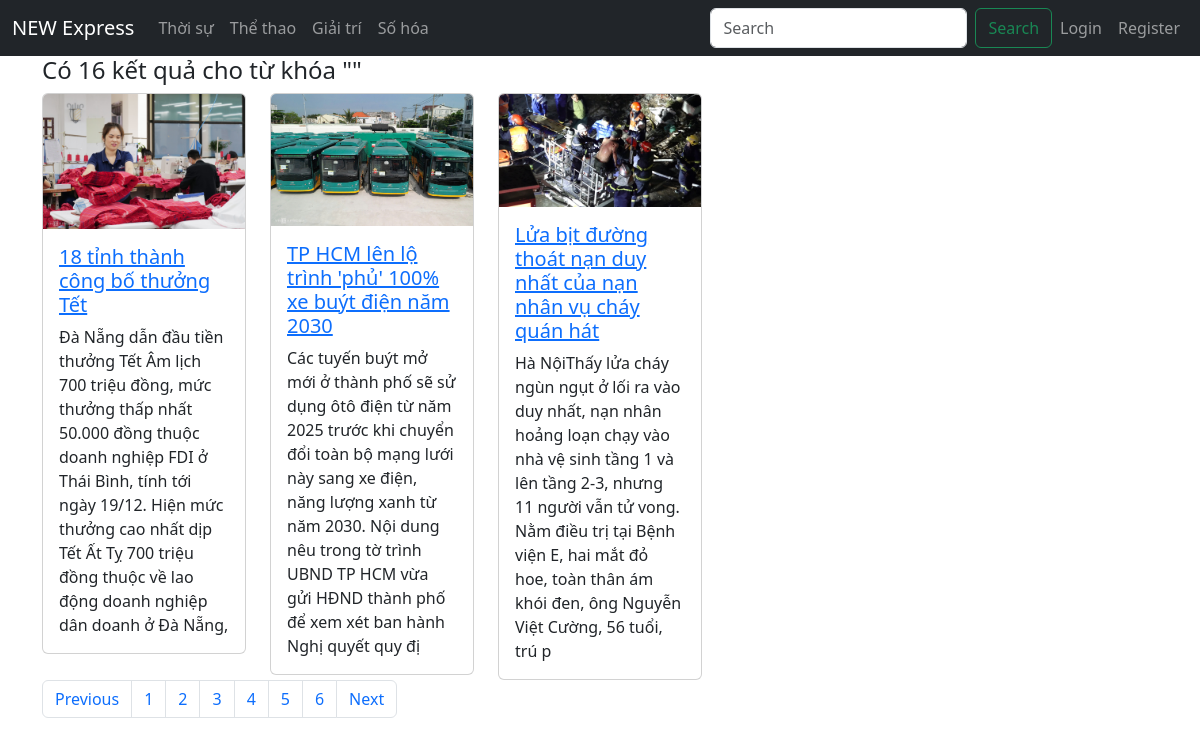
Screenshot of /search.php with the database file from the repository.
### tables this page shows
CREATE TABLE IF NOT EXISTS `categories` (
  `id` int NOT NULL AUTO_INCREMENT,
  `name` varchar(255) NOT NULL,
  PRIMARY KEY (`id`)
);

CREATE TABLE IF NOT EXISTS `products` (
  `id` int NOT NULL AUTO_INCREMENT,
  `name` varchar(255) NOT NULL,
  `preview` varchar(255) NOT NULL,
  `description` text NOT NULL,
  `description2` text NOT NULL,
  `image` varchar(255) NOT NULL,
  `status` tinyint NOT NULL DEFAULT '1',
  `likes` int NOT NULL,
  PRIMARY KEY (`id`)
);

### app/models/Category.php (called while the page is built)
<?php
class Category extends Database
{
    public function all()
    {
        $sql = parent::$connection->prepare('SELECT * from `categories`');
        return parent::select($sql);
    }
}

### app/models/Database.php (called while the page is built, shortened)
<?php
class Database
{
    public function select($sql)
    {
        $sql->execute();
        return $sql->get_result()->fetch_all(MYSQLI_ASSOC);
    }
}

### app/models/Product.php (called while the page is built, shortened)
<?php
class Product extends Database
{
    public function findByKeyWord($keyword, $page, $perPage)
    {
        $start = ($page - 1) * $perPage;
        $sql = parent::$connection->prepare("SELECT * FROM `products` WHERE `name` LIKE ? LIMIT ?,?");
        $keyword = "%{$keyword}%";
        $sql->bind_param('sii', $keyword, $start, $perPage);
        return parent::select($sql);
    }
    public function countByKeyWord($keyword)
    {
        $sql = parent::$connection->prepare("SELECT COUNT(`id`) AS 'total' FROM `products` WHERE `name` LIKE ?");
        $keyword = "%{$keyword}%";
        $sql->bind_param('s', $keyword);
        return parent::select($sql)[0]['total'];
    }
}

### search.php (the view, shortened to what this page needs)
<?php
require_once 'config/database.php';
$q = '';
$perPage = 3;
$page = 1;
$productModel = new Product();
$products = $productModel->findByKeyWord($q, $page, $perPage);
$categoryModel = new Category();
$categories = $categoryModel->all();
$total = $productModel->countByKeyWord($q);
$pages = ceil($total / $perPage);
?>
<!DOCTYPE html>
<html lang="en">
<head>
    <link href="https://cdn.jsdelivr.net/npm/bootstrap@5.3.3/dist/css/bootstrap.min.css" rel="stylesheet">
</head>
<body>
    <nav class="navbar navbar-expand-sm navbar-dark bg-dark sticky-top">
        <div class="container-fluid">
            <a class="navbar-brand" href="index.php">NEW Express</a>
            <div class="collapse navbar-collapse" id="navbarSupportedContent">
                <ul class="navbar-nav me-auto mb-2 mb-lg-0">
                    <?php
                    foreach ($categories as $category) :
                    ?>
                        <li class="nav-item">
                            <a class="nav-link" href="category.php?id=<?php echo $category['id'] ?>"><?php echo $category['name'] ?></a>
                        </li>
                    <?php
                    endforeach;
                    ?>
                </ul>
                <ul class="navbar-nav ms-auto mb-2 mb-lg-0">
                    <form class="d-flex" role="search" action="search.php" method="get">
                        <input class="form-control me-2" type="search" placeholder="Search" aria-label="Search" name="q">
                        <button class="btn btn-outline-success" type="submit">Search</button>
                    </form>
                    <?php
                    if (isset($_SESSION['isLoggedIn']) && $_SESSION['isLoggedIn'] === true) :
                    ?>
                        <li class="nav-item">
                            Hello, <?php echo $_SESSION['username'] ?>
                        </li>
                        <li class="nav-item">
                            <a class="nav-link" href="logout.php">Logout</a>
                        </li>
                    <?php
                    else :
                    ?>
                        <li class="nav-item">
                            <a class="nav-link" href="login.php">Login</a>
                        </li>
                        <li class="nav-item">
                            <a class="nav-link" href="register.php">Register</a>
                        </li>
                    <?php
                    endif;
                    ?>
                </ul>
            </div>
        </div>
    </nav>
    <div class="container">
        <h4>Có <?php echo $total ?> kết quả cho từ khóa "<?php echo $q ?>"</h4>
        <div class="row row-cols-1 row-cols-md-5 g-4">
            <?php
            foreach ($products as $product) :
            ?>
                <div class="col">
                    <div class="card">
                        <img src="public/images/<?php echo $product['image'] ?>" class="card-img-top" alt="...">
                        <div class="card-body">
                            <h5 class="card-title"> <a href="product.php?id=<?php echo $product['id'] ?>"><?php echo $product['name'] ?></a> </h5>
                            <p class="card-text"><?php echo $product['preview'] ?></p>
                        </div>
                    </div>
                </div>
            <?php
            endforeach;
            ?>
        </div>
        <nav aria-label="Page navigation example">
            <ul class="pagination">
                <li class="page-item"><a class="page-link" href="#">Previous</a></li>
                <?php
                for ($i = 1; $i <= $pages; $i++) :
                ?>
                    <li class="page-item"><a class="page-link" href="search.php?q=<?php echo $q ?>&page=<?php echo $i ?>"><?php echo $i ?></a></li>
                <?php
                endfor;
                ?>
                <li class="page-item"><a class="page-link" href="#">Next</a></li>
            </ul>
        </nav>
    </div>
</body>
</html>

### rows the page displays
categories: name "Thời sự"
categories: name "Thể thao"
categories: name "Giải trí"
categories: name "Số hóa"
products: image (picture), name "18 tỉnh thành công bố thưởng Tết", preview "Đà Nẵng dẫn đầu tiền thưởng Tết Âm lịch 700 triệu đồng, mức thưởng thấp nhất 50.000 đồng thuộc doanh nghiệp FDI ở Thái Bình, tính tới ngày 19/12. Hiện mức thưởng cao nhất dịp Tết Ất Tỵ 700 triệu đồng thuộc về lao động doanh nghiệp dân doanh ở Đà Nẵng,"
products: image (picture), name "TP HCM lên lộ trình 'phủ' 100% xe buýt điện năm 2030", preview "Các tuyến buýt mở mới ở thành phố sẽ sử dụng ôtô điện từ năm 2025 trước khi chuyển đổi toàn bộ mạng lưới này sang xe điện, năng lượng xanh từ năm 2030. Nội dung nêu trong tờ trình UBND TP HCM vừa gửi HĐND thành phố để xem xét ban hành Nghị quyết quy đị"
products: image (picture), name "Lửa bịt đường thoát nạn duy nhất của nạn nhân vụ cháy quán hát", preview "Hà NộiThấy lửa cháy ngùn ngụt ở lối ra vào duy nhất, nạn nhân hoảng loạn chạy vào nhà vệ sinh tầng 1 và lên tầng 2-3, nhưng 11 người vẫn tử vong. Nằm điều trị tại Bệnh viện E, hai mắt đỏ hoe, toàn thân ám khói đen, ông Nguyễn Việt Cường, 56 tuổi, trú p"

### other values shown
$total "16"
